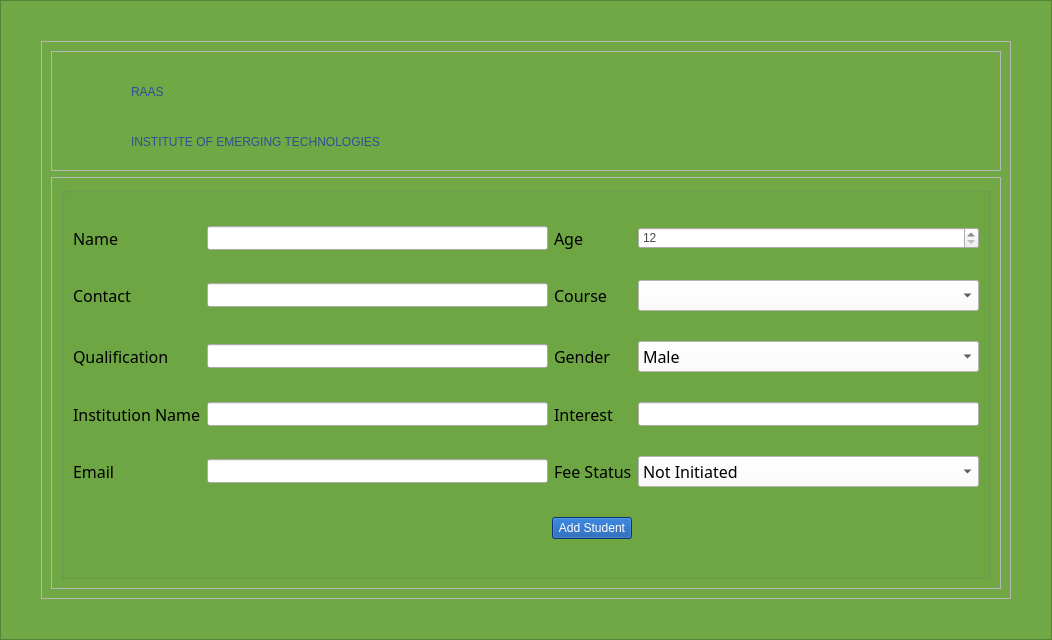
<?xml version="1.0" encoding="UTF-8"?>
<ui version="4.0">
 <class>MainWindow</class>
 <widget class="QMainWindow" name="MainWindow">
  <property name="geometry">
   <rect>
    <x>0</x>
    <y>0</y>
    <width>1052</width>
    <height>640</height>
   </rect>
  </property>
  <property name="windowTitle">
   <string>MainWindow</string>
  </property>
  <property name="windowIcon">
   <iconset resource="icon.qrc">
    <normaloff>:/icons/icons/backgrounds/hands.png</normaloff>:/icons/icons/backgrounds/hands.png</iconset>
  </property>
  <property name="styleSheet">
   <string notr="true">QFrame#login_form{
background-color: rgb(48, 78, 151);
border-radius:40px;
margin: 60px;
}
QFrame#border_frame
{
background-color:#6fa844 ;
}
QFrame#main_frame{
background-image: url(:/icons/icons/backgrounds/Background.jpg);

background-position:center;
background-repeat:no-repeat;
}
QComboBox#search_filter_comboBox::down-arrow
{
color :green;
}
QPushButton::ToolTip
{
background-color: white;
color:black;
background-image:none;
}
QTabWidget{background: gray;}</string>
  </property>
  <widget class="QWidget" name="centralwidget">
   <layout class="QVBoxLayout" name="verticalLayout">
    <property name="spacing">
     <number>0</number>
    </property>
    <property name="leftMargin">
     <number>0</number>
    </property>
    <property name="topMargin">
     <number>0</number>
    </property>
    <property name="rightMargin">
     <number>0</number>
    </property>
    <property name="bottomMargin">
     <number>0</number>
    </property>
    <item>
     <widget class="QFrame" name="border_frame">
      <property name="sizePolicy">
       <sizepolicy hsizetype="Expanding" vsizetype="Expanding">
        <horstretch>0</horstretch>
        <verstretch>0</verstretch>
       </sizepolicy>
      </property>
      <property name="styleSheet">
       <string notr="true"/>
      </property>
      <property name="frameShape">
       <enum>QFrame::StyledPanel</enum>
      </property>
      <property name="frameShadow">
       <enum>QFrame::Raised</enum>
      </property>
      <layout class="QGridLayout" name="gridLayout_6">
       <property name="leftMargin">
        <number>40</number>
       </property>
       <property name="topMargin">
        <number>40</number>
       </property>
       <property name="rightMargin">
        <number>40</number>
       </property>
       <property name="bottomMargin">
        <number>40</number>
       </property>
       <item row="0" column="0">
        <widget class="QFrame" name="main_frame">
         <property name="sizePolicy">
          <sizepolicy hsizetype="Expanding" vsizetype="Expanding">
           <horstretch>0</horstretch>
           <verstretch>0</verstretch>
          </sizepolicy>
         </property>
         <property name="maximumSize">
          <size>
           <width>16777215</width>
           <height>16777215</height>
          </size>
         </property>
         <property name="styleSheet">
          <string notr="true"/>
         </property>
         <property name="frameShape">
          <enum>QFrame::StyledPanel</enum>
         </property>
         <property name="frameShadow">
          <enum>QFrame::Raised</enum>
         </property>
         <layout class="QVBoxLayout" name="verticalLayout_3">
          <item>
           <widget class="QFrame" name="header_frame">
            <property name="sizePolicy">
             <sizepolicy hsizetype="Preferred" vsizetype="Fixed">
              <horstretch>0</horstretch>
              <verstretch>0</verstretch>
             </sizepolicy>
            </property>
            <property name="minimumSize">
             <size>
              <width>0</width>
              <height>120</height>
             </size>
            </property>
            <property name="maximumSize">
             <size>
              <width>16777215</width>
              <height>120</height>
             </size>
            </property>
            <property name="styleSheet">
             <string notr="true"/>
            </property>
            <property name="frameShape">
             <enum>QFrame::StyledPanel</enum>
            </property>
            <property name="frameShadow">
             <enum>QFrame::Raised</enum>
            </property>
            <layout class="QHBoxLayout" name="horizontalLayout_3">
             <item>
              <layout class="QGridLayout" name="header_gridLayout">
               <property name="spacing">
                <number>0</number>
               </property>
               <item row="0" column="0" rowspan="2">
                <widget class="QLabel" name="hunar_logo">
                 <property name="minimumSize">
                  <size>
                   <width>70</width>
                   <height>100</height>
                  </size>
                 </property>
                 <property name="maximumSize">
                  <size>
                   <width>70</width>
                   <height>100</height>
                  </size>
                 </property>
                 <property name="styleSheet">
                  <string notr="true">
background-image: url(:/icons/icons/backgrounds/Asset 7-100.jpg);
background-repeat: no-repeat; 
 background-position: right;
margin:5px;
</string>
                 </property>
                 <property name="text">
                  <string/>
                 </property>
                 <property name="alignment">
                  <set>Qt::AlignBottom|Qt::AlignRight|Qt::AlignTrailing</set>
                 </property>
                </widget>
               </item>
               <item row="1" column="1">
                <widget class="QLabel" name="ET_label">
                 <property name="sizePolicy">
                  <sizepolicy hsizetype="Expanding" vsizetype="Fixed">
                   <horstretch>0</horstretch>
                   <verstretch>0</verstretch>
                  </sizepolicy>
                 </property>
                 <property name="minimumSize">
                  <size>
                   <width>541</width>
                   <height>0</height>
                  </size>
                 </property>
                 <property name="styleSheet">
                  <string notr="true">color: rgb(48, 78, 151);
font: 25 22pt &quot;Bahnschrift Light&quot;;</string>
                 </property>
                 <property name="text">
                  <string>INSTITUTE OF EMERGING TECHNOLOGIES</string>
                 </property>
                 <property name="wordWrap">
                  <bool>true</bool>
                 </property>
                </widget>
               </item>
               <item row="0" column="1">
                <widget class="QLabel" name="RAAS_label">
                 <property name="sizePolicy">
                  <sizepolicy hsizetype="Expanding" vsizetype="Fixed">
                   <horstretch>0</horstretch>
                   <verstretch>0</verstretch>
                  </sizepolicy>
                 </property>
                 <property name="minimumSize">
                  <size>
                   <width>120</width>
                   <height>0</height>
                  </size>
                 </property>
                 <property name="styleSheet">
                  <string notr="true">color: rgb(48, 78, 151);
font: 63 32pt &quot;Bahnschrift SemiBold&quot;;</string>
                 </property>
                 <property name="text">
                  <string>RAAS</string>
                 </property>
                </widget>
               </item>
              </layout>
             </item>
            </layout>
           </widget>
          </item>
          <item>
           <widget class="QFrame" name="main_body">
            <property name="sizePolicy">
             <sizepolicy hsizetype="Expanding" vsizetype="Expanding">
              <horstretch>0</horstretch>
              <verstretch>0</verstretch>
             </sizepolicy>
            </property>
            <property name="minimumSize">
             <size>
              <width>0</width>
              <height>0</height>
             </size>
            </property>
            <property name="frameShape">
             <enum>QFrame::StyledPanel</enum>
            </property>
            <property name="frameShadow">
             <enum>QFrame::Raised</enum>
            </property>
            <layout class="QHBoxLayout" name="horizontalLayout">
             <item>
              <widget class="QGroupBox" name="groupBox">
               <property name="title">
                <string/>
               </property>
               <layout class="QHBoxLayout" name="horizontalLayout_2">
                <item>
                 <layout class="QGridLayout" name="gridLayout">
                  <item row="0" column="0">
                   <widget class="QLabel" name="std_name_Label">
                    <property name="sizePolicy">
                     <sizepolicy hsizetype="Fixed" vsizetype="Preferred">
                      <horstretch>0</horstretch>
                      <verstretch>0</verstretch>
                     </sizepolicy>
                    </property>
                    <property name="font">
                     <font>
                      <family>Bahnschrift Light</family>
                      <pointsize>12</pointsize>
                      <weight>50</weight>
                      <italic>false</italic>
                      <bold>false</bold>
                     </font>
                    </property>
                    <property name="styleSheet">
                     <string notr="true">font: 12pt&quot;Bahnschrift Light&quot;;
color: rgb(0, 0, 0);</string>
                    </property>
                    <property name="text">
                     <string>Name</string>
                    </property>
                   </widget>
                  </item>
                  <item row="0" column="1">
                   <widget class="QLineEdit" name="student_name_lineEdit">
                    <property name="minimumSize">
                     <size>
                      <width>0</width>
                      <height>24</height>
                     </size>
                    </property>
                    <property name="maximumSize">
                     <size>
                      <width>500</width>
                      <height>16777215</height>
                     </size>
                    </property>
                    <property name="styleSheet">
                     <string notr="true">color: rgb(74, 74, 74);
font: 12pt&quot;Bahnschrift Light&quot;;</string>
                    </property>
                   </widget>
                  </item>
                  <item row="0" column="2">
                   <widget class="QLabel" name="std_age_label">
                    <property name="sizePolicy">
                     <sizepolicy hsizetype="Fixed" vsizetype="Preferred">
                      <horstretch>0</horstretch>
                      <verstretch>0</verstretch>
                     </sizepolicy>
                    </property>
                    <property name="font">
                     <font>
                      <family>Bahnschrift Light</family>
                      <pointsize>12</pointsize>
                      <weight>50</weight>
                      <italic>false</italic>
                      <bold>false</bold>
                     </font>
                    </property>
                    <property name="styleSheet">
                     <string notr="true">font: 12pt&quot;Bahnschrift Light&quot;;
color: rgb(0, 0, 0);</string>
                    </property>
                    <property name="text">
                     <string>Age</string>
                    </property>
                   </widget>
                  </item>
                  <item row="0" column="3">
                   <widget class="QSpinBox" name="std_age_spinBox">
                    <property name="maximumSize">
                     <size>
                      <width>500</width>
                      <height>16777215</height>
                     </size>
                    </property>
                    <property name="styleSheet">
                     <string notr="true">color: rgb(74, 74, 74);
font: 12pt&quot;Bahnschrift Light&quot;;</string>
                    </property>
                    <property name="minimum">
                     <number>12</number>
                    </property>
                   </widget>
                  </item>
                  <item row="1" column="0">
                   <widget class="QLabel" name="std_contact_label">
                    <property name="sizePolicy">
                     <sizepolicy hsizetype="Fixed" vsizetype="Preferred">
                      <horstretch>0</horstretch>
                      <verstretch>0</verstretch>
                     </sizepolicy>
                    </property>
                    <property name="font">
                     <font>
                      <family>Bahnschrift Light</family>
                      <pointsize>12</pointsize>
                      <weight>50</weight>
                      <italic>false</italic>
                      <bold>false</bold>
                     </font>
                    </property>
                    <property name="styleSheet">
                     <string notr="true">font: 12pt&quot;Bahnschrift Light&quot;;
color: rgb(0, 0, 0);</string>
                    </property>
                    <property name="text">
                     <string>Contact</string>
                    </property>
                   </widget>
                  </item>
                  <item row="1" column="1">
                   <widget class="QLineEdit" name="student_contact_lineEdit">
                    <property name="minimumSize">
                     <size>
                      <width>0</width>
                      <height>24</height>
                     </size>
                    </property>
                    <property name="maximumSize">
                     <size>
                      <width>500</width>
                      <height>16777215</height>
                     </size>
                    </property>
                    <property name="styleSheet">
                     <string notr="true">color: rgb(74, 74, 74);
font: 12pt&quot;Bahnschrift Light&quot;;</string>
                    </property>
                   </widget>
                  </item>
                  <item row="1" column="2">
                   <widget class="QLabel" name="std_course_label">
                    <property name="sizePolicy">
                     <sizepolicy hsizetype="Fixed" vsizetype="Preferred">
                      <horstretch>0</horstretch>
                      <verstretch>0</verstretch>
                     </sizepolicy>
                    </property>
                    <property name="font">
                     <font>
                      <family>Bahnschrift Light</family>
                      <pointsize>12</pointsize>
                      <weight>50</weight>
                      <italic>false</italic>
                      <bold>false</bold>
                     </font>
                    </property>
                    <property name="styleSheet">
                     <string notr="true">font: 12pt&quot;Bahnschrift Light&quot;;
color: rgb(0, 0, 0);</string>
                    </property>
                    <property name="text">
                     <string>Course</string>
                    </property>
                   </widget>
                  </item>
                  <item row="1" column="3">
                   <widget class="QComboBox" name="std_chosen_course_comboBox">
                    <property name="sizePolicy">
                     <sizepolicy hsizetype="Preferred" vsizetype="Preferred">
                      <horstretch>0</horstretch>
                      <verstretch>0</verstretch>
                     </sizepolicy>
                    </property>
                    <property name="maximumSize">
                     <size>
                      <width>500</width>
                      <height>16777215</height>
                     </size>
                    </property>
                    <property name="font">
                     <font>
                      <family>Bahnschrift Light</family>
                      <pointsize>12</pointsize>
                      <weight>50</weight>
                      <italic>false</italic>
                      <bold>false</bold>
                     </font>
                    </property>
                    <property name="styleSheet">
                     <string notr="true">font: 12pt&quot;Bahnschrift Light&quot;;
background-color: rgb(255, 255, 255);</string>
                    </property>
                    <property name="currentText">
                     <string/>
                    </property>
                    <property name="insertPolicy">
                     <enum>QComboBox::InsertAtBottom</enum>
                    </property>
                   </widget>
                  </item>
                  <item row="2" column="0">
                   <widget class="QLabel" name="std_qualification_label">
                    <property name="sizePolicy">
                     <sizepolicy hsizetype="Fixed" vsizetype="Preferred">
                      <horstretch>0</horstretch>
                      <verstretch>0</verstretch>
                     </sizepolicy>
                    </property>
                    <property name="font">
                     <font>
                      <family>Bahnschrift Light</family>
                      <pointsize>12</pointsize>
                      <weight>50</weight>
                      <italic>false</italic>
                      <bold>false</bold>
                     </font>
                    </property>
                    <property name="styleSheet">
                     <string notr="true">font: 12pt&quot;Bahnschrift Light&quot;;
color: rgb(0, 0, 0);</string>
                    </property>
                    <property name="text">
                     <string>Qualification</string>
                    </property>
                   </widget>
                  </item>
                  <item row="2" column="1">
                   <widget class="QLineEdit" name="std_qualification_lineEdit">
                    <property name="minimumSize">
                     <size>
                      <width>0</width>
                      <height>24</height>
                     </size>
                    </property>
                    <property name="maximumSize">
                     <size>
                      <width>500</width>
                      <height>16777215</height>
                     </size>
                    </property>
                    <property name="styleSheet">
                     <string notr="true">color: rgb(74, 74, 74);
font: 12pt&quot;Bahnschrift Light&quot;;</string>
                    </property>
                   </widget>
                  </item>
                  <item row="2" column="2">
                   <widget class="QLabel" name="std_gender_label">
                    <property name="sizePolicy">
                     <sizepolicy hsizetype="Fixed" vsizetype="Preferred">
                      <horstretch>0</horstretch>
                      <verstretch>0</verstretch>
                     </sizepolicy>
                    </property>
                    <property name="font">
                     <font>
                      <family>Bahnschrift Light</family>
                      <pointsize>12</pointsize>
                      <weight>50</weight>
                      <italic>false</italic>
                      <bold>false</bold>
                     </font>
                    </property>
                    <property name="styleSheet">
                     <string notr="true">font: 12pt&quot;Bahnschrift Light&quot;;
color: rgb(0, 0, 0);</string>
                    </property>
                    <property name="text">
                     <string>Gender</string>
                    </property>
                   </widget>
                  </item>
                  <item row="2" column="3">
                   <widget class="QComboBox" name="std_gender_comboBox">
                    <property name="sizePolicy">
                     <sizepolicy hsizetype="Preferred" vsizetype="Preferred">
                      <horstretch>0</horstretch>
                      <verstretch>0</verstretch>
                     </sizepolicy>
                    </property>
                    <property name="maximumSize">
                     <size>
                      <width>500</width>
                      <height>16777215</height>
                     </size>
                    </property>
                    <property name="font">
                     <font>
                      <family>Bahnschrift Light</family>
                      <pointsize>12</pointsize>
                      <weight>50</weight>
                      <italic>false</italic>
                      <bold>false</bold>
                     </font>
                    </property>
                    <property name="styleSheet">
                     <string notr="true">font: 12pt&quot;Bahnschrift Light&quot;;
background-color: rgb(255, 255, 255);</string>
                    </property>
                    <property name="currentText">
                     <string>Male</string>
                    </property>
                    <property name="insertPolicy">
                     <enum>QComboBox::InsertAtBottom</enum>
                    </property>
                    <item>
                     <property name="text">
                      <string>Male</string>
                     </property>
                    </item>
                    <item>
                     <property name="text">
                      <string>Female</string>
                     </property>
                    </item>
                   </widget>
                  </item>
                  <item row="3" column="0">
                   <widget class="QLabel" name="std_institute_label">
                    <property name="sizePolicy">
                     <sizepolicy hsizetype="Fixed" vsizetype="Preferred">
                      <horstretch>0</horstretch>
                      <verstretch>0</verstretch>
                     </sizepolicy>
                    </property>
                    <property name="font">
                     <font>
                      <family>Bahnschrift Light</family>
                      <pointsize>12</pointsize>
                      <weight>50</weight>
                      <italic>false</italic>
                      <bold>false</bold>
                     </font>
                    </property>
                    <property name="styleSheet">
                     <string notr="true">font: 12pt&quot;Bahnschrift Light&quot;;
color: rgb(0, 0, 0);</string>
                    </property>
                    <property name="text">
                     <string>Institution Name</string>
                    </property>
                   </widget>
                  </item>
                  <item row="3" column="1">
                   <widget class="QLineEdit" name="std_instituitionName_lineEdit">
                    <property name="minimumSize">
                     <size>
                      <width>0</width>
                      <height>24</height>
                     </size>
                    </property>
                    <property name="maximumSize">
                     <size>
                      <width>500</width>
                      <height>16777215</height>
                     </size>
                    </property>
                    <property name="styleSheet">
                     <string notr="true">color: rgb(74, 74, 74);
font: 12pt&quot;Bahnschrift Light&quot;;</string>
                    </property>
                   </widget>
                  </item>
                  <item row="3" column="2">
                   <widget class="QLabel" name="std_interest_label">
                    <property name="sizePolicy">
                     <sizepolicy hsizetype="Fixed" vsizetype="Preferred">
                      <horstretch>0</horstretch>
                      <verstretch>0</verstretch>
                     </sizepolicy>
                    </property>
                    <property name="font">
                     <font>
                      <family>Bahnschrift Light</family>
                      <pointsize>12</pointsize>
                      <weight>50</weight>
                      <italic>false</italic>
                      <bold>false</bold>
                     </font>
                    </property>
                    <property name="styleSheet">
                     <string notr="true">font: 12pt&quot;Bahnschrift Light&quot;;
color: rgb(0, 0, 0);</string>
                    </property>
                    <property name="text">
                     <string>Interest</string>
                    </property>
                   </widget>
                  </item>
                  <item row="3" column="3">
                   <widget class="QLineEdit" name="std_interest_comboBox">
                    <property name="minimumSize">
                     <size>
                      <width>0</width>
                      <height>24</height>
                     </size>
                    </property>
                    <property name="maximumSize">
                     <size>
                      <width>500</width>
                      <height>16777215</height>
                     </size>
                    </property>
                    <property name="styleSheet">
                     <string notr="true">color: rgb(74, 74, 74);
font: 12pt&quot;Bahnschrift Light&quot;;</string>
                    </property>
                   </widget>
                  </item>
                  <item row="4" column="0">
                   <widget class="QLabel" name="std_email_label">
                    <property name="sizePolicy">
                     <sizepolicy hsizetype="Fixed" vsizetype="Preferred">
                      <horstretch>0</horstretch>
                      <verstretch>0</verstretch>
                     </sizepolicy>
                    </property>
                    <property name="font">
                     <font>
                      <family>Bahnschrift Light</family>
                      <pointsize>12</pointsize>
                      <weight>50</weight>
                      <italic>false</italic>
                      <bold>false</bold>
                     </font>
                    </property>
                    <property name="styleSheet">
                     <string notr="true">font: 12pt&quot;Bahnschrift Light&quot;;
color: rgb(0, 0, 0);</string>
                    </property>
                    <property name="text">
                     <string>Email</string>
                    </property>
                   </widget>
                  </item>
                  <item row="4" column="1">
                   <widget class="QLineEdit" name="std_email_lineEdit">
                    <property name="minimumSize">
                     <size>
                      <width>0</width>
                      <height>24</height>
                     </size>
                    </property>
                    <property name="maximumSize">
                     <size>
                      <width>500</width>
                      <height>16777215</height>
                     </size>
                    </property>
                    <property name="styleSheet">
                     <string notr="true">color: rgb(74, 74, 74);
font: 12pt&quot;Bahnschrift Light&quot;;</string>
                    </property>
                   </widget>
                  </item>
                  <item row="4" column="2">
                   <widget class="QLabel" name="std_fee_status_label">
                    <property name="sizePolicy">
                     <sizepolicy hsizetype="Fixed" vsizetype="Preferred">
                      <horstretch>0</horstretch>
                      <verstretch>0</verstretch>
                     </sizepolicy>
                    </property>
                    <property name="font">
                     <font>
                      <family>Bahnschrift Light</family>
                      <pointsize>12</pointsize>
                      <weight>50</weight>
                      <italic>false</italic>
                      <bold>false</bold>
                     </font>
                    </property>
                    <property name="styleSheet">
                     <string notr="true">font: 12pt&quot;Bahnschrift Light&quot;;
color: rgb(0, 0, 0);</string>
                    </property>
                    <property name="text">
                     <string>Fee Status</string>
                    </property>
                   </widget>
                  </item>
                  <item row="4" column="3">
                   <widget class="QComboBox" name="std_feeStatus_comboBox">
                    <property name="sizePolicy">
                     <sizepolicy hsizetype="Preferred" vsizetype="Preferred">
                      <horstretch>0</horstretch>
                      <verstretch>0</verstretch>
                     </sizepolicy>
                    </property>
                    <property name="maximumSize">
                     <size>
                      <width>500</width>
                      <height>16777215</height>
                     </size>
                    </property>
                    <property name="font">
                     <font>
                      <family>Bahnschrift Light</family>
                      <pointsize>12</pointsize>
                      <weight>50</weight>
                      <italic>false</italic>
                      <bold>false</bold>
                     </font>
                    </property>
                    <property name="styleSheet">
                     <string notr="true">font: 12pt&quot;Bahnschrift Light&quot;;
background-color: rgb(255, 255, 255);</string>
                    </property>
                    <property name="currentText">
                     <string>Not Initiated</string>
                    </property>
                    <property name="insertPolicy">
                     <enum>QComboBox::InsertAtBottom</enum>
                    </property>
                    <item>
                     <property name="text">
                      <string>Not Initiated</string>
                     </property>
                    </item>
                    <item>
                     <property name="text">
                      <string>Initiated</string>
                     </property>
                    </item>
                   </widget>
                  </item>
                  <item row="5" column="1" colspan="2" alignment="Qt::AlignRight">
                   <widget class="QPushButton" name="addStudent_btn">
                    <property name="sizePolicy">
                     <sizepolicy hsizetype="Fixed" vsizetype="Fixed">
                      <horstretch>0</horstretch>
                      <verstretch>0</verstretch>
                     </sizepolicy>
                    </property>
                    <property name="maximumSize">
                     <size>
                      <width>200</width>
                      <height>16777215</height>
                     </size>
                    </property>
                    <property name="styleSheet">
                     <string notr="true">background-color: rgb(5, 74, 162);

font: 12pt&quot;Bahnschrift Light&quot;;
border-color: rgb(5, 74, 162);
color: rgb(255, 255, 255);
background-position: left;
background-repeat: no-repeat;</string>
                    </property>
                    <property name="text">
                     <string>Add Student</string>
                    </property>
                   </widget>
                  </item>
                 </layout>
                </item>
               </layout>
              </widget>
             </item>
            </layout>
           </widget>
          </item>
         </layout>
        </widget>
       </item>
      </layout>
     </widget>
    </item>
   </layout>
  </widget>
 </widget>
 <resources>
  <include location="icon.qrc"/>
 </resources>
 <connections/>
</ui>
